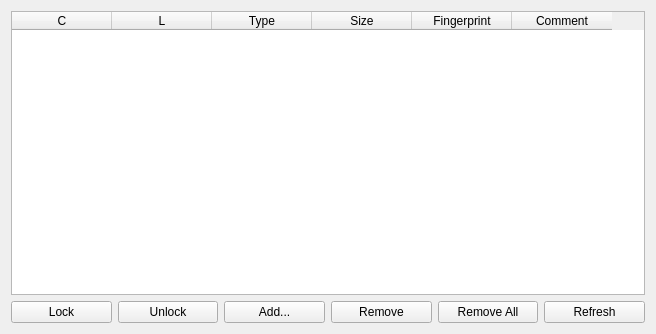
<?xml version="1.0" encoding="UTF-8"?>
<ui version="4.0">
 <author>David Lechner</author>
 <class>KeyManagerFrame</class>
 <widget class="QWidget" name="KeyManagerFrame">
  <property name="geometry">
   <rect>
    <x>0</x>
    <y>0</y>
    <width>656</width>
    <height>334</height>
   </rect>
  </property>
  <property name="windowTitle">
   <string>Dialog</string>
  </property>
  <layout class="QVBoxLayout" name="verticalLayout">
   <item>
    <widget class="QStackedWidget" name="mStackedWidget">
     <property name="currentIndex">
      <number>1</number>
     </property>
     <widget class="QWidget" name="mMessagePage">
      <layout class="QHBoxLayout" name="horizontalLayout_3">
       <property name="margin">
        <number>0</number>
       </property>
       <item>
        <widget class="QLabel" name="mMessageLabel">
         <property name="font">
          <font>
           <pointsize>12</pointsize>
          </font>
         </property>
         <property name="acceptDrops">
          <bool>true</bool>
         </property>
         <property name="text">
          <string>Message</string>
         </property>
         <property name="alignment">
          <set>Qt::AlignCenter</set>
         </property>
        </widget>
       </item>
      </layout>
     </widget>
     <widget class="QWidget" name="mTablePage">
      <layout class="QHBoxLayout" name="horizontalLayout_2">
       <property name="margin">
        <number>0</number>
       </property>
       <item>
        <widget class="QTableWidget" name="mTableWidget">
         <property name="acceptDrops">
          <bool>true</bool>
         </property>
         <property name="editTriggers">
          <set>QAbstractItemView::NoEditTriggers</set>
         </property>
         <property name="dragDropMode">
          <enum>QAbstractItemView::DropOnly</enum>
         </property>
         <property name="selectionBehavior">
          <enum>QAbstractItemView::SelectRows</enum>
         </property>
         <property name="wordWrap">
          <bool>false</bool>
         </property>
         <property name="rowCount">
          <number>0</number>
         </property>
         <property name="columnCount">
          <number>6</number>
         </property>
         <attribute name="verticalHeaderVisible">
          <bool>false</bool>
         </attribute>
         <column>
          <property name="text">
           <string>C</string>
          </property>
          <property name="toolTip">
           <string>Confirm Constraint</string>
          </property>
         </column>
         <column>
          <property name="text">
           <string>L</string>
          </property>
          <property name="toolTip">
           <string>Lifetime Constraint</string>
          </property>
         </column>
         <column>
          <property name="text">
           <string>Type</string>
          </property>
         </column>
         <column>
          <property name="text">
           <string>Size</string>
          </property>
         </column>
         <column>
          <property name="text">
           <string>Fingerprint</string>
          </property>
         </column>
         <column>
          <property name="text">
           <string>Comment</string>
          </property>
         </column>
        </widget>
       </item>
      </layout>
     </widget>
    </widget>
   </item>
   <item>
    <layout class="QHBoxLayout" name="mButtonLayout">
     <item>
      <widget class="QPushButton" name="mLockButton">
       <property name="text">
        <string>Lock</string>
       </property>
       <property name="checkable">
        <bool>false</bool>
       </property>
      </widget>
     </item>
     <item>
      <widget class="QPushButton" name="mUnlockButton">
       <property name="text">
        <string>Unlock</string>
       </property>
      </widget>
     </item>
     <item>
      <widget class="QPushButton" name="mAddButton">
       <property name="text">
        <string>Add...</string>
       </property>
      </widget>
     </item>
     <item>
      <widget class="QPushButton" name="mRemoveButton">
       <property name="text">
        <string>Remove</string>
       </property>
      </widget>
     </item>
     <item>
      <widget class="QPushButton" name="mRemoveAllButton">
       <property name="text">
        <string>Remove All</string>
       </property>
      </widget>
     </item>
     <item>
      <widget class="QPushButton" name="mRefreshButton">
       <property name="text">
        <string>Refresh</string>
       </property>
      </widget>
     </item>
    </layout>
   </item>
  </layout>
 </widget>
 <resources/>
 <connections/>
</ui>
